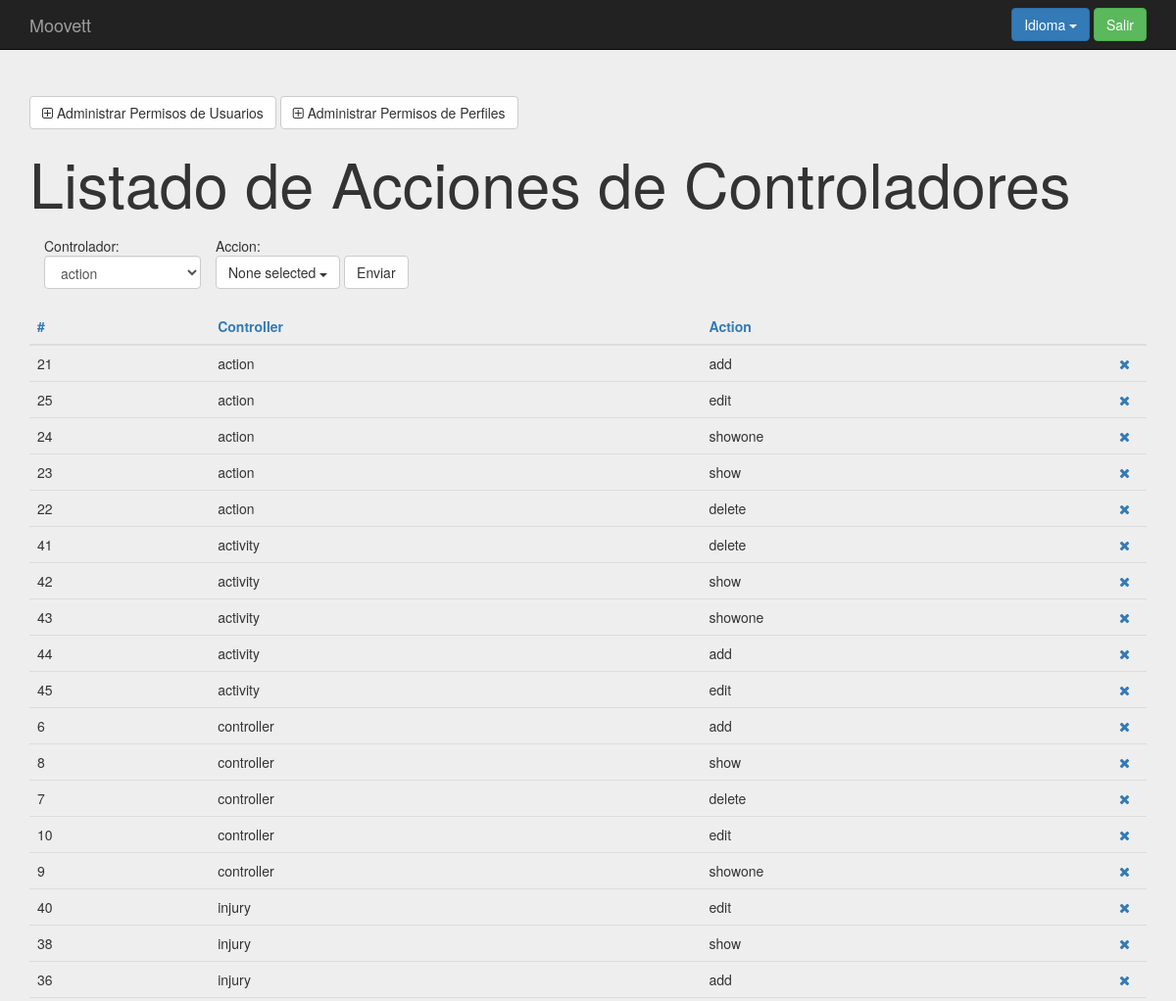
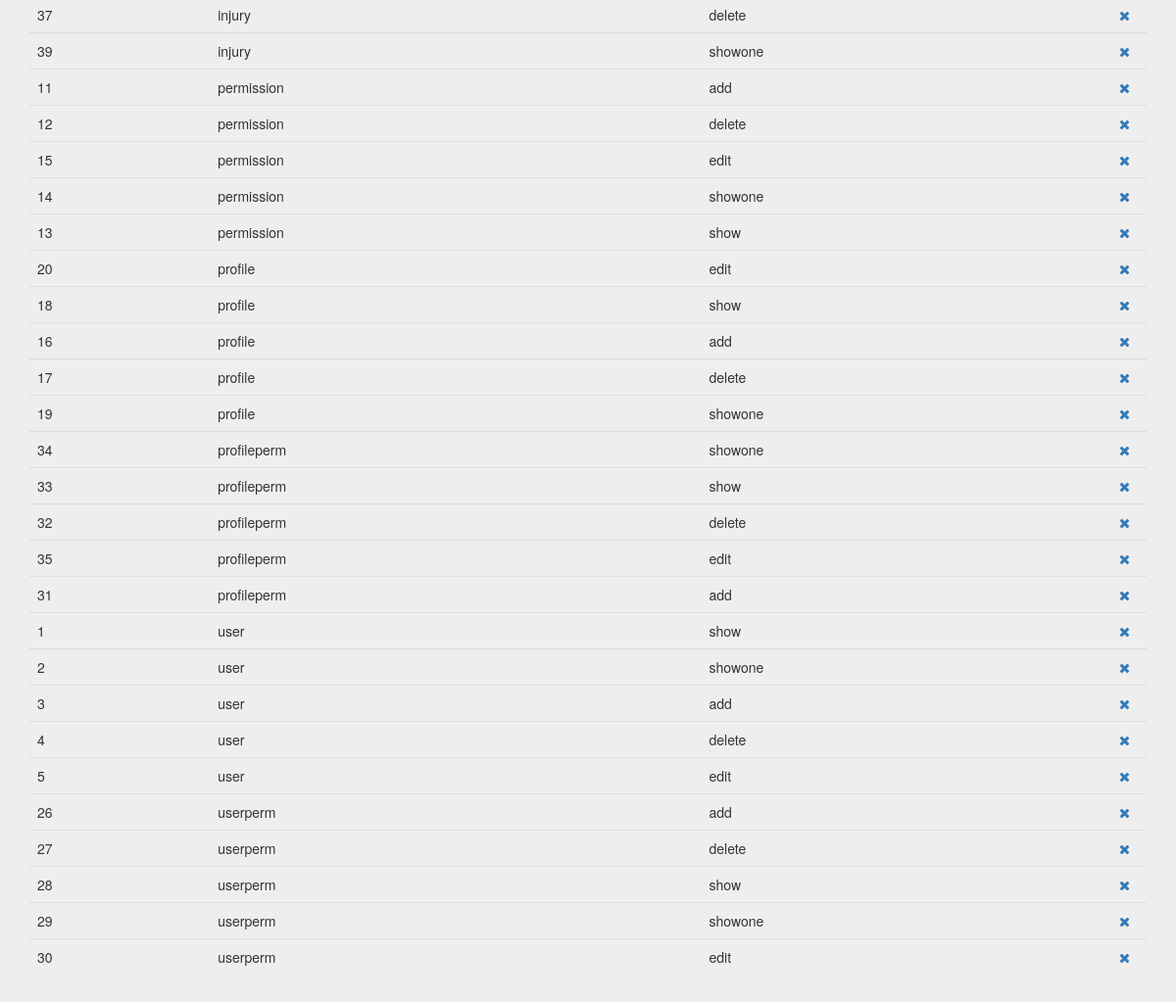
Page /index.php?controller=permission&action=show (signed in) on the committed database (2 pictures, top to bottom).
### tables this page shows
create table `permission` (
`id` int(11) not null,
  `controller` varchar(25) not null,
  `action` varchar(25) not null
);

### core/ViewManager.php (called while the page is built, shortened)
<?php
class ViewManager {
    private $variables = array();
    public function setVariable($varname, $value, $flash=false) {
        $this->variables[$varname] = $value;
    }
    public function getVariable($varname, $default=NULL) {
        if (!isset($this->variables[$varname])) {
            return $default;
        }
        return $this->variables[$varname];
    }
    public function render($controller, $viewname) {
        include(__DIR__."/../Views/$controller/$viewname.php");
    }
    private static $viewmanager_singleton = NULL;
    public static function getInstance() {
        if (self::$viewmanager_singleton == null) {
            self::$viewmanager_singleton = new ViewManager();
        }
        return self::$viewmanager_singleton;
    }
}

### Controllers/PERMISSION_Controller.php (called while the page is built, shortened)
<?php
require_once(__DIR__."/../core/ViewManager.php");
require_once(__DIR__."/../core/I18n.php");
require_once(__DIR__."/../Models/Controller.php");
require_once(__DIR__."/../Models/CONTROLLER_Model.php");
require_once(__DIR__."/../Models/Permission.php");
require_once(__DIR__."/../Models/PERMISSION_Model.php");
class PERMISSION_Controller extends BaseController {
    private $controllerMapper;
    private $actionMapper;
    private $permissionMapper;
    public function __construct() {
        $this->controllerMapper = new CONTROLLER_Model();
        $this->actionMapper = new ACTION_Model();
        $this->permissionMapper = new PERMISSION_Model();
        $this->view->setLayout("default");
    }
    public function show(){
        $controllers = $this->controllerMapper->fetch_all();
        $actions = $this->actionMapper->fetch_all();
        if (isset($_GET["orderby"])) {
            $permissions = $this->permissionMapper->fetch_all($_GET["orderby"]);
        } else {
            $permissions = $this->permissionMapper->fetch_all();
        }
        $this->view->setVariable("permissions", $permissions);
        $this->view->setVariable("controllers", $controllers);
        $this->view->setVariable("actions", $actions);
        $this->view->render("permission", "PERMISSION_SHOW_Vista");
    }
}

### index.php (called while the page is built, shortened)
<?php
function run() {
    try{
        $controller = loadController($_GET["controller"]);
        $actionName = $_GET["action"];
        $controller->$actionName();
    } catch(Exception $ex) {
        die($ex->getMessage());
  }
}
function loadController($controllerName) {
    return new $controllerClassName();
}
run();
?>

### core/I18n.php (called while the page is built, shortened)
<?php
class I18n {
  private $messages;
  public function setLanguage($language) {
    $this->messages = $i18n_messages;
  }
  public function i18n($key) {
    if (isset($this->messages[$key])){
      return $this->messages[$key];
    }else{
      return $key;
    }
  }
  private static $i18n_singleton = null;
  public static function getInstance() {
    if (self::$i18n_singleton == NULL) {
      self::$i18n_singleton = new I18n();
    }
    return self::$i18n_singleton;
  }
}
function i18n($key) {
  return I18n::getInstance()->i18n($key);
}

### Models/Controller.php (called while the page is built, shortened)
<?php
class Controller {
    private $controllerName;
    public function __construct($id=NULL, $controllerName=NULL, $action=NULL) {
        $this->controllerName = $controllerName;
    }
    public function getControllerName() {
        return $this->controllerName;
    }
}

### Models/CONTROLLER_Model.php (called while the page is built, shortened)
<?php
require_once(__DIR__."/../core/PDOConnection.php");
class CONTROLLER_Model {
    private $db;
    public function __construct() {
        $this->db = PDOConnection::getInstance();
    }
    public function fetch_all(){
        $sql = $this->db->prepare("SELECT * FROM controller ORDER BY controllername");
        $sql->execute();
        $controllers_db = $sql->fetchAll(PDO::FETCH_ASSOC);
        $controllers = array();
        foreach ($controllers_db as $controller) {
            array_push($controllers, new Controller($controller["id"], $controller["controllername"]));
        }
        return $controllers;
    }
}

### core/PDOConnection.php (called while the page is built)
<?php
class PDOConnection {
    private static $dbhost = "127.0.0.1";
    private static $dbname = "moovett";
    private static $dbuser = "moovett";
    private static $dbpass = "moovett";
    private static $db_singleton = null;
    public static function getInstance() {
        if (self::$db_singleton == null) {
            self::$db_singleton = new PDO(
                "mysql:host=".self::$dbhost.";dbname=".self::$dbname.";charset=utf8",
                self::$dbuser,
                self::$dbpass,
                array(
                    PDO::ATTR_EMULATE_PREPARES => false,
                    PDO::ATTR_ERRMODE => PDO::ERRMODE_EXCEPTION
                )
            );
        }
        return self::$db_singleton;
    }
}
?>

### Models/Permission.php (called while the page is built, shortened)
<?php
class Permission {
    private $id;
    private $controller;
    private $action;
    public function __construct($id=NULL, $controller=NULL, $action=NULL) {
        $this->id = $id;
        $this->controller = $controller;
        $this->action = $action;
    }
    public function getID() {
        return $this->id;
    }
    public function getController() {
        return $this->controller;
    }
    public function getAction() {
        return $this->action;
    }
}

### Models/PERMISSION_Model.php (called while the page is built, shortened)
<?php
require_once(__DIR__."/../core/PDOConnection.php");
class PERMISSION_Model {
    private $db;
    public function __construct() {
        $this->db = PDOConnection::getInstance();
    }
    public function fetch_all($orderby = "controller"){
        $sql = $this->db->prepare("SELECT * FROM permission ORDER BY ".htmlspecialchars($orderby));
        $sql->execute();
        $permissions_db = $sql->fetchAll(PDO::FETCH_ASSOC);
        $permissions = array();
        foreach ($permissions_db as $permission) {
            array_push($permissions, new Permission($permission["id"], $permission["controller"], $permission["action"]));
        }
        return $permissions;
    }
}

### Views/permission/PERMISSION_SHOW_Vista.php (the view, shortened to what this page needs)
<?php
require_once(__DIR__."/../../core/ViewManager.php");
$view = ViewManager::getInstance();
$view->setVariable("title", "Manage Permissions");
$permissions = $view->getVariable("permissions");
$controllers = $view->getVariable("controllers");
?>
<div class="jumbotron">
    <div class="container">
            <a href="index.php?controller=userperm&amp;action=show" class="btn btn-default"><i class="fa fa-plus-square-o" aria-hidden="true"></i> <?= i18n("Manage User Permissions")?></a>
            <a href="index.php?controller=profileperm&amp;action=show" class="btn btn-default"><i class="fa fa-plus-square-o" aria-hidden="true"></i> <?= i18n("Manage Profile Permissions")?></a>
        <h1><?= i18n("List of Controller Actions")?></h1>
        <form class="top-buffer" action="index.php?controller=permission&amp;action=add" method="POST">
          <div>
            <div class="col-xs-2">
              <div>
                <?= i18n("Controller") ?>:
              </div>
        <select name="controller" class="form-control" id="ex1">
        <?php foreach($controllers as $controller) {?>
            <option value="<?= $controller->getControllerName()?>"><?= $controller->getControllerName()?></option>
        <?php }?>
        </select>
      </div>
        <div>
          <?= i18n("Action") ?>:
        </div>
	       <button type="submit" name="submit" value="submit" class="btn btn-default"><?= i18n("Submit") ?></button>
        </form>
      </div>
      <div class="top-buffer">
      <table class="table">
      <thead>
        <tr>
          <th><a href="index.php?controller=permission&amp;action=show&amp;orderby=id">#</a></th>
          <th><a href="index.php?controller=permission&amp;action=show&amp;orderby=controller">Controller</a></th>
          <th><a href="index.php?controller=permission&amp;action=show&amp;orderby=action">Action</a></th>
          <th style="width: 36px;"></th>
        </tr>
      </thead>
      <tbody>
	  <?php foreach($permissions as $permission){ ?>
          <tr>
	      <td><?php echo $permission->getID(); ?></td>
          <td><?php echo $permission->getController(); ?></td>
          <td><?php echo $permission->getAction(); ?></td>
          <td>
              <a href="index.php?controller=permission&action=delete&amp;id=<?php echo $permission->getID();  ?>" role="button" data-toggle="modal"><i class="fa fa-times" aria-hidden="true"></i></a>
          </td>
        </tr>
	<?php } ?>
      </tbody>
</table>
    </div>
</div>

### css/style.css (style rules this page uses)
body { padding-top: 50px; padding-bottom: 20px; }
.top-buffer { margin-top:20px; }

### rows in the picture
permission: id "21", controller "action", action "add"
permission: id "25", controller "action", action "edit"
permission: id "24", controller "action", action "showone"
permission: id "23", controller "action", action "show"
permission: id "22", controller "action", action "delete"
permission: id "41", controller "activity", action "delete"
permission: id "42", controller "activity", action "show"
permission: id "43", controller "activity", action "showone"
permission: id "44", controller "activity", action "add"
permission: id "45", controller "activity", action "edit"
permission: id "6", controller "controller", action "add"
permission: id "8", controller "controller", action "show"
permission: id "7", controller "controller", action "delete"
permission: id "10", controller "controller", action "edit"
permission: id "9", controller "controller", action "showone"
permission: id "40", controller "injury", action "edit"
permission: id "38", controller "injury", action "show"
permission: id "36", controller "injury", action "add"
permission: id "37", controller "injury", action "delete"
permission: id "39", controller "injury", action "showone"
permission: id "11", controller "permission", action "add"
permission: id "12", controller "permission", action "delete"
permission: id "15", controller "permission", action "edit"
permission: id "14", controller "permission", action "showone"
permission: id "13", controller "permission", action "show"
permission: id "20", controller "profile", action "edit"
permission: id "18", controller "profile", action "show"
permission: id "16", controller "profile", action "add"
permission: id "17", controller "profile", action "delete"
permission: id "19", controller "profile", action "showone"
permission: id "34", controller "profileperm", action "showone"
permission: id "33", controller "profileperm", action "show"
permission: id "32", controller "profileperm", action "delete"
permission: id "35", controller "profileperm", action "edit"
permission: id "31", controller "profileperm", action "add"
permission: id "1", controller "user", action "show"
permission: id "2", controller "user", action "showone"
permission: id "3", controller "user", action "add"
permission: id "4", controller "user", action "delete"
permission: id "5", controller "user", action "edit"
permission: id "26", controller "userperm", action "add"
permission: id "27", controller "userperm", action "delete"
permission: id "28", controller "userperm", action "show"
permission: id "29", controller "userperm", action "showone"
permission: id "30", controller "userperm", action "edit"

### other values in the picture
i18n("Language") "Idioma"
i18n("Logout") "Salir"
i18n("Manage User Permissions") "Administrar Permisos de Usuarios"
i18n("Manage Profile Permissions") "Administrar Permisos de Perfiles"
i18n("List of Controller Actions") "Listado de Acciones de Controladores"
i18n("Controller") "Controlador"
i18n("Action") "Accion"
i18n("Submit") "Enviar"
form field controller "action"
